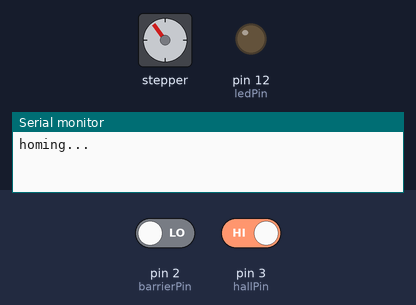
Simulated run of this sketch. Board: Arduino Uno, built with avr-gcc and run on an emulated ATmega328P. Parts: stepper motor, output pins drawn as LEDs (lit = HIGH), the last lines printed to the serial monitor. The test bench sets the inputs (shaded band); at power-on: pin 3 (hallPin) HIGH, pin 2 (barrierPin) LOW. Stepper angles assume 200 steps per turn.

Above: at 1.2 s.
1.3 s: pin 3 (hallPin) driven LOW
At 1.67 s:
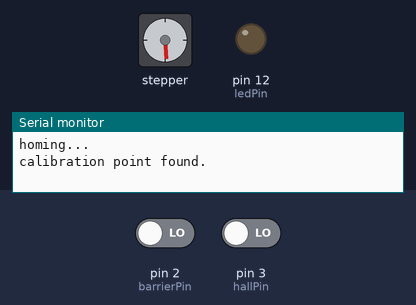
4.3 s: pin 3 (hallPin) driven HIGH
At 6.6 s:
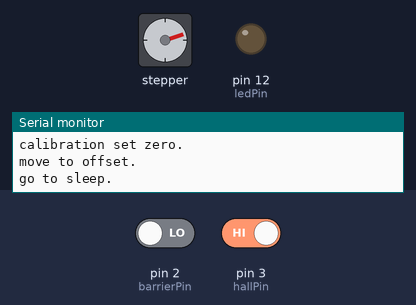
Timing chart, 0 to 8.1 s (numbered marks = the images above; inputs shaded):
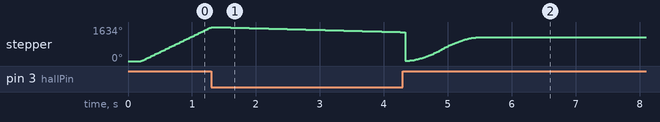

The sketch:

downstream_v2.ino
```cpp
#include <AccelStepper.h>
#include <MultiStepper.h>
#include <elapsedMillis.h>


//pins
int ledPin = 12;
int hallPin = 3;
int barrierPin = 2;
int dirPin = A5;
int stepPin = A4;
int sleepPin = A3;

//states
unsigned int state;

unsigned const int STATE_START = 0;

unsigned const int STATE_HOMING = 2;
unsigned const int STATE_HOMING_1 = 3;
unsigned const int STATE_HOMING_TO_RUNNING = 7;

unsigned const int STATE_RUNNING = 1;
unsigned const int STATE_RUNNING_1 = 101;


unsigned const int STATE_EMPTY = 8;
unsigned const int STATE_EMPTY_1 = 801;


unsigned const int STATE_SLEEP = 9;
unsigned const int STATE_SLEEP_1 = 901;


unsigned const int STATE_ERROR = 100;


unsigned long position = 0;
unsigned long ballsDone = 0;
int ballsToGo = 0;
unsigned int speed = 0;
const int MAX_SPEED = 1400;

//stepper
AccelStepper stepper(AccelStepper::DRIVER, stepPin, dirPin);

//stepper sleep
boolean isStepperEnabled = true;
elapsedMillis sleepTimer;
unsigned long SLEEP_TIME = 1000 * 3;

const int FALL_OFFSET = 8 * 80;

//hall sensor
boolean isHallSensorEnabled;

//timing
elapsedMillis runningTimeout = 0;

//debug

boolean debug = true;

void dPrint(String s) {
  if(!debug) return;
  Serial.print(s);
}

void dPrintln(String s) {
  if(!debug) return;
  Serial.println(s);
}


void setup() {
  Serial.begin(9600);
  Serial.setTimeout(5);

  //setup pins
  pinMode(ledPin, OUTPUT);

  initStepper();
  initHallSensor();
  initLightBarrier();

  state = STATE_START;
}

void initLightBarrier() {
  pinMode(barrierPin, INPUT);
  attachInterrupt(digitalPinToInterrupt(barrierPin), updateLightBarrier, RISING);
}

void initHallSensor() {
  pinMode(hallPin, INPUT);
  attachInterrupt(digitalPinToInterrupt(hallPin), updateHallSensor, CHANGE);

}

void updateHallSensor() {
  isHallSensorEnabled = !digitalRead(hallPin);
}


void updateLightBarrier() {
  if (state == STATE_RUNNING_1) {
    runningTimeout = 0;
    ballsToGo--;
    ballsDone++;
  }
}

void initStepper() {
  stepper.setEnablePin(sleepPin);
  stepper.setMaxSpeed(MAX_SPEED);
  stepper.enableOutputs();
  stepper.setAcceleration(2000);
}


void loop() {

  if(state == STATE_START) {
    stepper.enableOutputs();
    digitalWrite(ledPin, LOW);
    isStepperEnabled = true;
    ballsToGo = 0;
    sleepTimer = 0;
    delay(200);
    dPrintln("homing...");
    state = STATE_HOMING;
  }

  if (state == STATE_HOMING) {

    if (!isHallSensorEnabled) {
      stepper.setSpeed(1000);
      stepper.runSpeed();
    } else {
      state = STATE_HOMING_1;
      dPrintln("calibration point found.");

    }
  }

  if (state == STATE_HOMING_1) {
    if (isHallSensorEnabled) {

      stepper.moveTo(stepper.currentPosition() - 1);
    } else {
      stepper.moveTo(stepper.currentPosition() + 1);
      stepper.setCurrentPosition(0);

      state = STATE_HOMING_TO_RUNNING;
      dPrintln("calibration set zero.");
    }
  }

  if (state == STATE_HOMING_TO_RUNNING) {
    dPrintln("move to offset.");

    //blocking
    stepper.runToNewPosition(FALL_OFFSET);

    state = STATE_RUNNING;
  }

  if (state == STATE_RUNNING) {
    runningTimeout = 0;
    stepper.enableOutputs();
    state = STATE_RUNNING_1;
  }


  if (state == STATE_RUNNING_1) {

    if (Serial.available() > 0) {
      int in = Serial.parseInt();

      if (in > 0) {
        sleepTimer = 0;
        ballsToGo += in;
      }
    }

    if (sleepTimer > SLEEP_TIME) {
        state = STATE_SLEEP;
    }

    if(ballsToGo > 0) {
      sleepTimer = 0;
      //calculate speed
      // 200 rv * 16 stps = 3200 stps pr rv.
      // steps per ball =  s/b
      // 3200 / 40 = 80 s/b
      unsigned int newSpeed = ballsToGo * 80;

      if(newSpeed > MAX_SPEED) {
        newSpeed = MAX_SPEED;
      }
      // if lanes are empty increase speed
      if (runningTimeout > 3000) {
        newSpeed = MAX_SPEED;
      }

      if(newSpeed != speed) {
        speed = newSpeed;
        dPrint("adjusted speed: ");
        dPrint(String(speed, DEC));
        dPrint(" steps/sec, ");
        dPrint(String(ballsToGo, DEC));
        dPrint("/");
        dPrintln(String(ballsDone, DEC));
      }

      if(stepper.currentPosition() % 80 < 10) {
        stepper.setSpeed(80);
      } else {
        stepper.setSpeed(speed);

      }
    } else {
      runningTimeout = 0;
      stepper.setSpeed(0);
      if(ballsToGo < 0) {
        digitalWrite(ledPin, HIGH);
      } else {
        digitalWrite(ledPin, LOW);
      }

    }
  }

  if(state == STATE_SLEEP) {
    dPrintln("go to sleep.");
    stepper.disableOutputs();
    isStepperEnabled = false;
    delay(200);
    state = STATE_SLEEP_1;
  }

  if(state == STATE_SLEEP_1) {
    if (Serial.available() > 0) {
      state = STATE_START;
    }
  }

  if (state == STATE_EMPTY) {
    dPrintln("empty.");

    digitalWrite(ledPin, HIGH);
    stepper.disableOutputs();
    isStepperEnabled = false;
    delay(200);
    state = STATE_EMPTY_1;
  }

  if(state == STATE_EMPTY_1) {
    if (Serial.available() > 0) {
      int in = Serial.parseInt();

      if(in == -9) {
        //reset machine
        dPrintln("reset");
        state = STATE_START;
      }
    }
  }

  if (isStepperEnabled && state != STATE_EMPTY) {
    stepper.run();
  }
}
```
